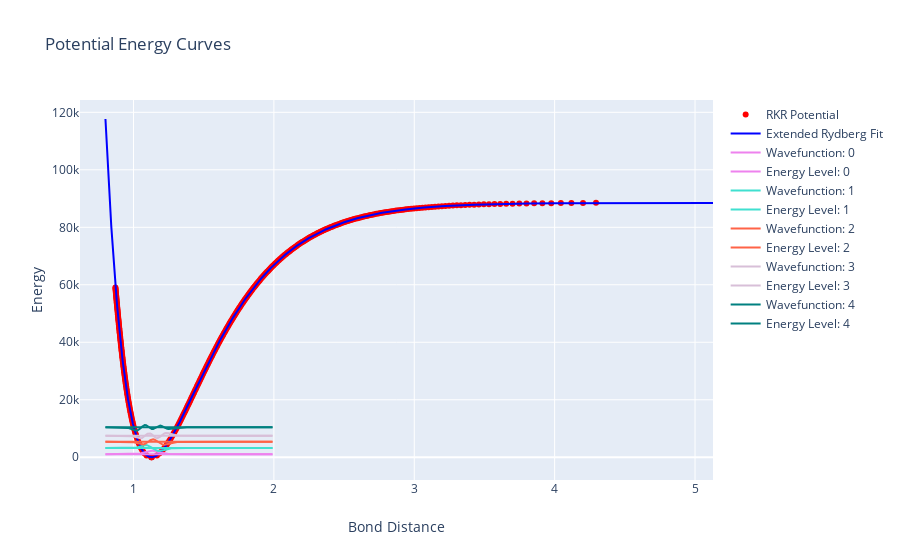

Here is the notebook cell this chart was saved with:
### Code cell
#Run Functions with Jupyter Widgets Overlay Here

print("Please choose how you like to set up the Extended-Rydberg Equation:")
choice = widgets.ToggleButtons(
    options = ["Use File", "Use Diatomic Constants"],
    button_style = "info",
    tooltips = ["", "Use Diatomic Constants"],
    value = None,
)

basisSize = widgets.IntText()

display(choice)

choice.observe(main, "value")
